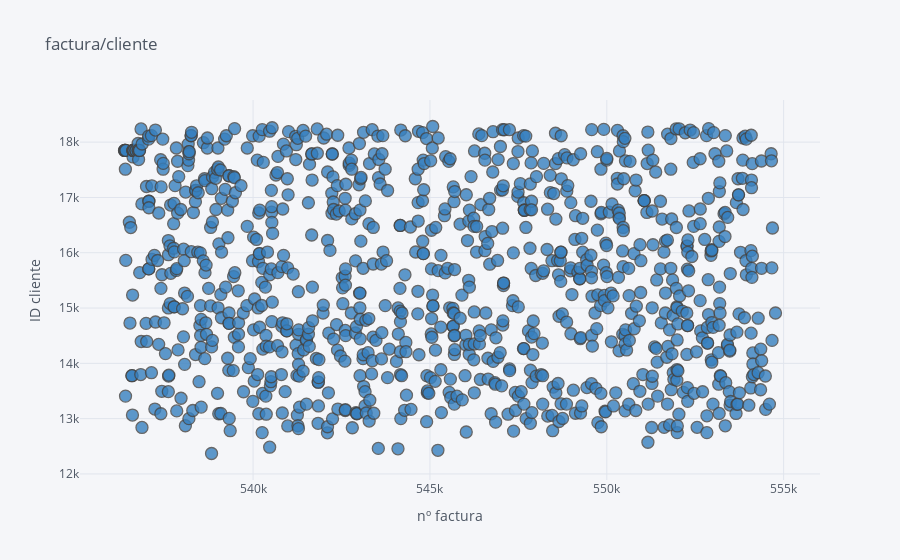

The notebook cell saved with this chart:
### Code cell
data.iplot(x='InvoiceNo', y='CustomerID', categories='StockCode',
           xTitle='nº factura', yTitle='ID cliente',
           color='blue', title='factura/cliente')

### Figure 1 — Plotly figure (JSON) as saved in the notebook; plotly's stock layout.template omitted (floating-point values rounded to 4 significant figures; data arrays with more than 128 entries replaced by an {"elided": "..."} marker saying what was removed)
{"data": [{"marker": {"color": "rgba(55, 128, 191, 1.0)", "line": {"width": 1.3}, "opacity": 0.8, "size": 12, "symbol": "circle"}, "mode": "markers", "name": "85123A", "textfont": {"color": "#4D5663"}, "type": "scatter", "x": {"elided": "1000 int values"}, "y": {"elided": "1000 int values"}}], "layout": {"legend": {"bgcolor": "#F5F6F9", "font": {"color": "#4D5663"}}, "paper_bgcolor": "#F5F6F9", "plot_bgcolor": "#F5F6F9", "title": {"font": {"color": "#4D5663"}, "text": "factura/cliente"}, "xaxis": {"gridcolor": "#E1E5ED", "showgrid": true, "tickfont": {"color": "#4D5663"}, "title": {"font": {"color": "#4D5663"}, "text": "nº factura"}, "zerolinecolor": "#E1E5ED"}, "yaxis": {"gridcolor": "#E1E5ED", "showgrid": true, "tickfont": {"color": "#4D5663"}, "title": {"font": {"color": "#4D5663"}, "text": "ID cliente"}, "zerolinecolor": "#E1E5ED"}}}
